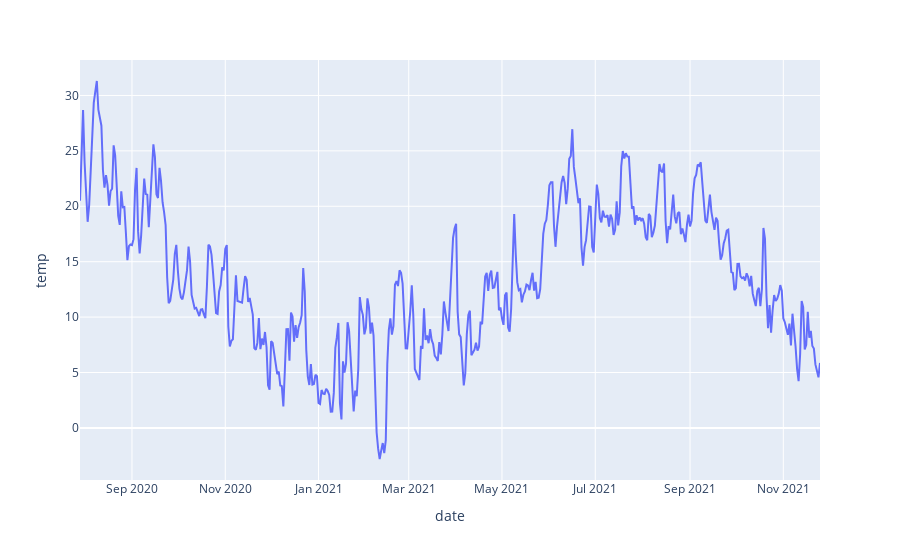

Notebook code cell kept with this figure:
### Code cell
px.line(df_merge, x='date', y='temp').show()

### Figure 1 — Plotly figure (JSON) as saved in the notebook; plotly's stock layout.template omitted (floating-point values rounded to 4 significant figures; data arrays with more than 128 entries replaced by an {"elided": "..."} marker saying what was removed)
{"data": [{"hovertemplate": "date=%{x}<br>temp=%{y}<extra></extra>", "legendgroup": "", "line": {"color": "#636efa", "dash": "solid"}, "mode": "lines", "name": "", "orientation": "v", "showlegend": false, "type": "scatter", "x": {"elided": "483 str values"}, "xaxis": "x", "y": {"elided": "483 float values"}, "yaxis": "y"}], "layout": {"legend": {"tracegroupgap": 0}, "margin": {"t": 60}, "xaxis": {"anchor": "y", "domain": [0, 1], "title": {"text": "date"}}, "yaxis": {"anchor": "x", "domain": [0, 1], "title": {"text": "temp"}}}}
